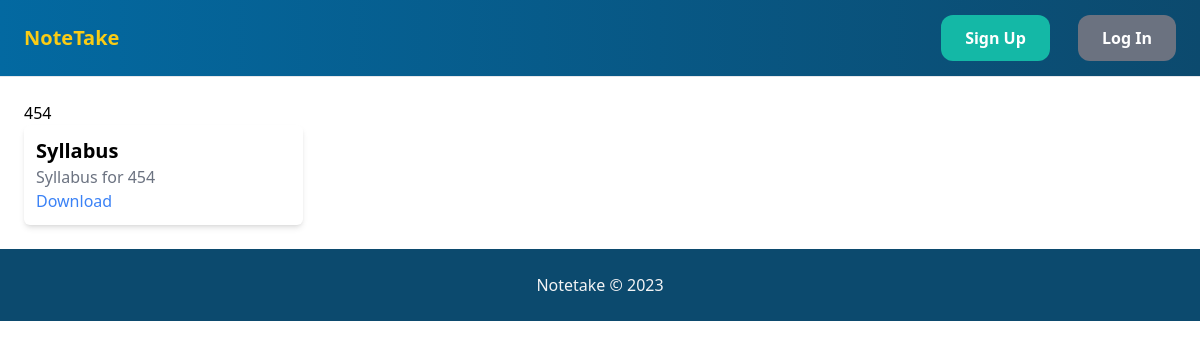
Before: /course/1/ with the older database file.
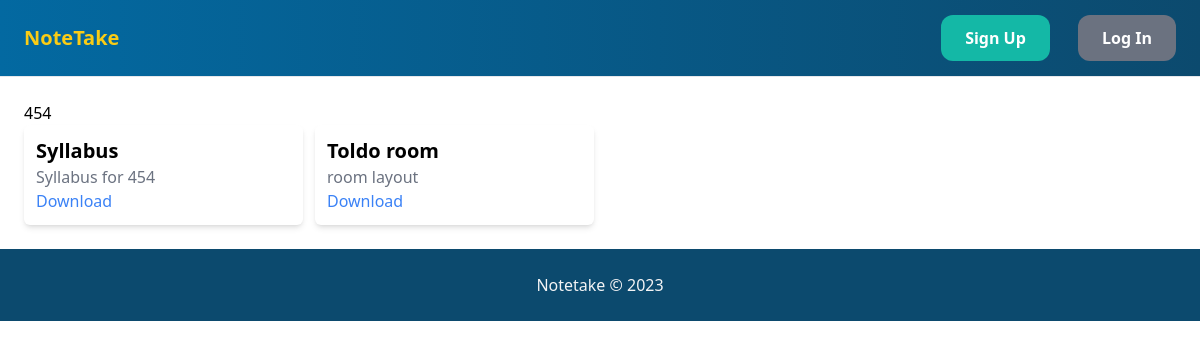
After: the same page with the newer database file.
### course/models.py (models this page shows, shortened)
class File(models.Model):
    course = models.ForeignKey(Course, related_name='files', on_delete=models.CASCADE)
    name = models.CharField(max_length=255)
    description = models.TextField(blank=True, null=True)
    file = models.FileField(upload_to='file_files/', blank=True, null=True)
    uploaded_by = models.ForeignKey(User, related_name='files', on_delete=models.SET_NULL, blank=True, null=True)
    uploaded_at = models.DateTimeField(auto_now_add=True)

### course/views.py (the view)
# urls.py: path('', views.course, name='course'),
def course(request, pk):
    course = get_object_or_404(Course, pk=pk)
    course_files = File.objects.filter(course=course)
    return render(request, 'course/course.html', {
        'course': course,
        'course_files': course_files
    })

### course/templates/course/course.html (shortened to what this page needs)
{% extends 'core/base.html' %}
{% block content %}
    <h1> {{course.name}} </h1>
    <div class="grid grid-cols-4 gap-3">
        {% for file in course_files %}
            <div class="bg-white shadow-md rounded-md p-3">
                <a href="{% url 'course:file' file.id %}">
                    <h1 class="text-xl font-bold hover:text-gray-500">{{file.name}}</h1>
                </a>
                <p class="text-gray-500">{{file.description}}</p>
                <a href="{{file.file.url}}" class="text-blue-500">Download</a>
            </div>
        {% endfor %}
    </div>
{% endblock %}

Changed rows visible on the page:
added File: name "Toldo room", description "room layout"
